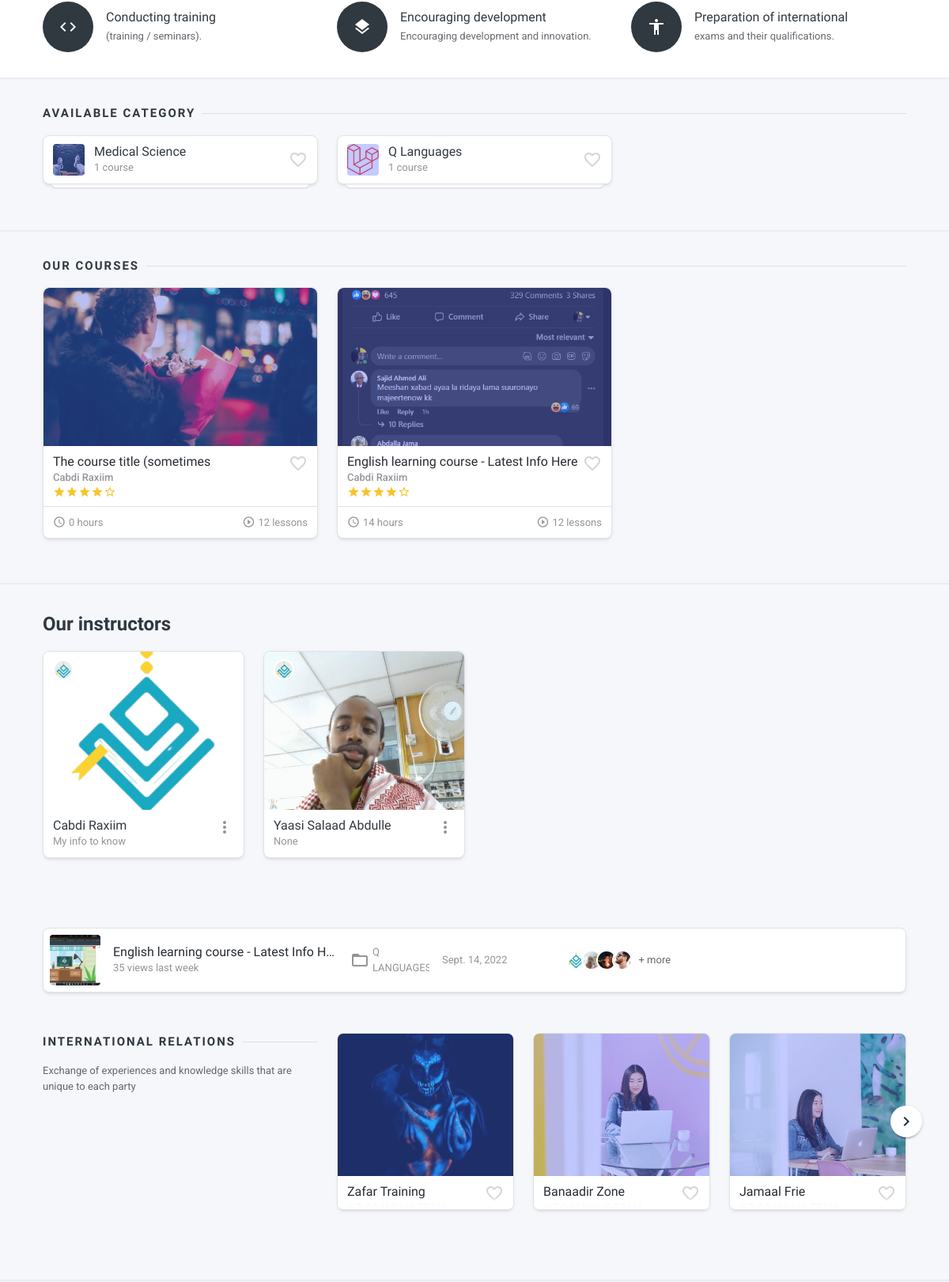
/ (middle part), run on an earlier commit of the app's database.
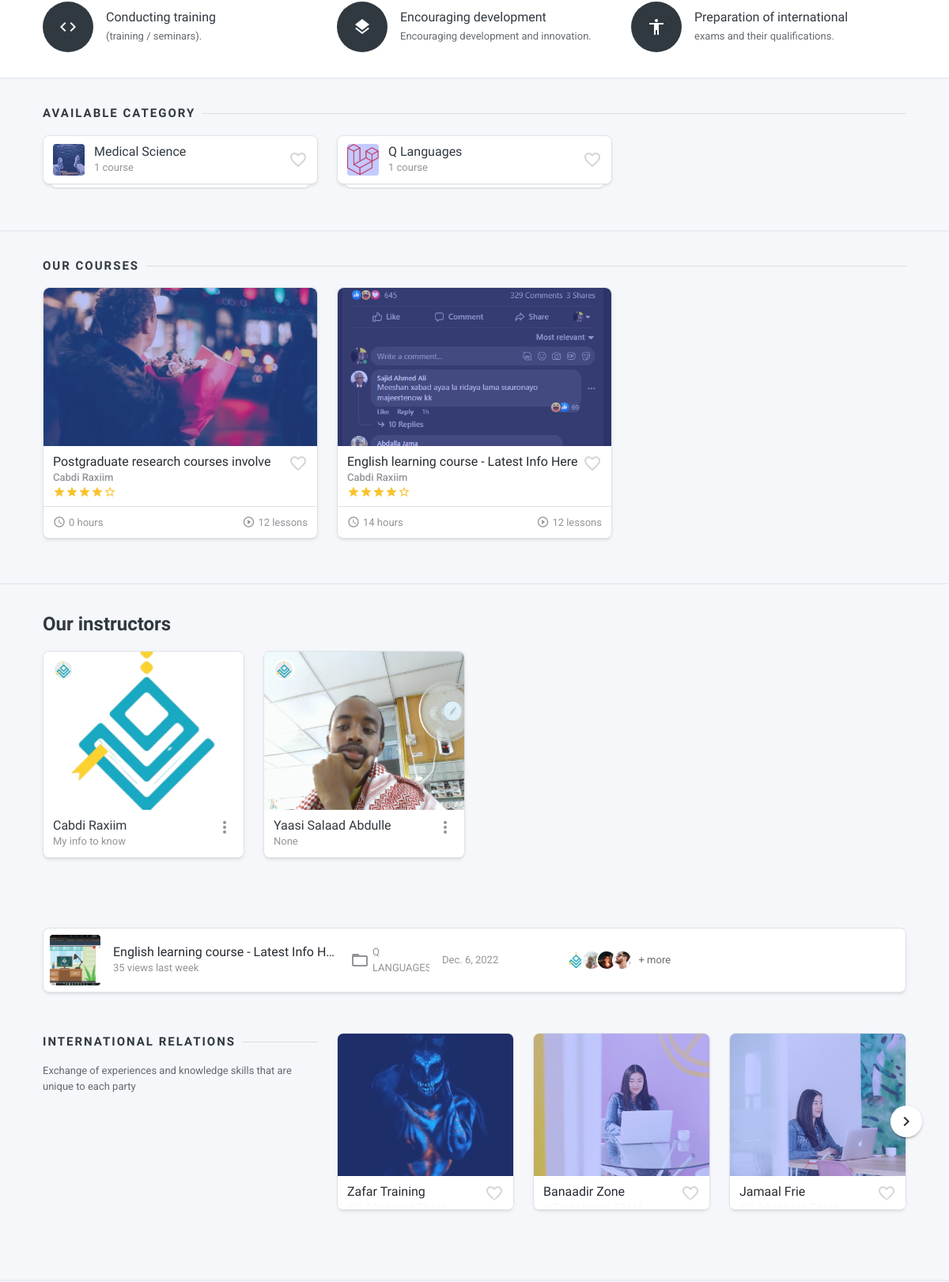
And on a later commit of the database.
### api/models.py (models this page shows, shortened)
class QaCourses(models.Model):
    title=models.CharField(max_length=255)
    slug=models.CharField(max_length=2555,default='')
    simDesc=models.TextField(null=True,blank=True)
    fullDesc=RichTextField()
    youLearn=RichTextField(null=True,blank=True)
    category=models.ForeignKey(CourseCategory,on_delete=models.CASCADE,null=True,blank=True)
    inrolledUsers=models.ManyToManyField(UserProfile,'inrolledU',null=True,blank=True)
    regularPrice=models.FloatField(default=0)
    showRegularPrice=models.BooleanField(default=True)
    saledPrice=models.FloatField(default=0)
    lessonCounts=models.IntegerField(default=0)
    itsFree=models.BooleanField(default=False)
    dateRegistred=models.DateField(auto_now=True)
    level=models.CharField(max_length=255,default='Standared')
    houres=models.CharField(max_length=255,default='0')
    status=models.BooleanField(default=True)
    prevVideo=models.CharField(max_length=255000)
    coverImage=models.ImageField(upload_to='images/courseImages/',blank=True,null=True)
    prevImage=models.ImageField(upload_to='images/courseImages/')
    instructor=models.ForeignKey(UserProfile,on_delete=models.CASCADE)
    searchKey=models.ManyToManyField(SearchKeys,blank=True,null=True)
    def courPrevIg(self):
        return mark_safe('<img src={} width="100px" >'.format(self.prevImage.url))
    courPrevIg.allow_tags=True

class UserProfile(models.Model):
    user=models.OneToOneField(User,on_delete=models.CASCADE)
    number=models.CharField(max_length=16, default=0)
    profileImage=models.ImageField(upload_to='images/usrProfile',null=True,blank=True)
    password=models.CharField(max_length=255)
    email=models.CharField(max_length=255,unique=True)
    userTitle=models.CharField(max_length=255,null=True,blank=True)
    fullName=models.CharField(max_length=255)
    aboutMe=models.TextField(null=True,blank=True)
    stayedSeconds=models.IntegerField(default=0)
    facebook_link=models.CharField(max_length=3000,null=True,blank=True)
    twitter_link=models.CharField(max_length=3000,null=True,blank=True)
    third_link=models.CharField(max_length=3000,null=True,blank=True)
    learnedSeconds=models.IntegerField(default=0)
    status=models.BooleanField(default=True)
    contactMe=models.TextField(null=True,blank=True)
    referralCode=models.CharField(default='qReff_9002',max_length=10)
    userType=models.ForeignKey(UserTypes,on_delete=models.CASCADE,default=1)
    teacherPoints=models.FloatField(default=1)
    user_activated=models.BooleanField(default=True)
    def theImage(self):
        if self.profileImage:
            return mark_safe('<img src={} width="100px" >'.format(self.profileImage.url))
        else:
            return mark_safe('<img src={} width="100px" >'.format('https://st3.depositphotos.com/3581215/18899/v/450/depositphotos_188994514-stock-illustration-vector-illustration-male-silhouette-profile.jpg'))
    theImage.allow_tags=True

class CourseCategory(models.Model):
    categoryName=models.CharField(max_length=255)
    categoryDesc=models.TextField(default='')
    categoryImage=models.ImageField(upload_to='images/category/',null=True,blank=True)
    courses=models.IntegerField(default=1)
    def theCategoryImage(self):
        return mark_safe('<img src={} width="100px" >'.format(self.categoryImage.url))
    theCategoryImage.allow_tags=True

### a_system/views.py (the view)
# urls.py: path('',views.indexWeb),
def indexWeb(request):
    qaCourses=QaCourses.objects.all()
    maxInrolled=QaCourses.objects.aggregate(Max('inrolledUsers'))
    maxInrolledCourse=''
    try:
        maxInrolledCourse=QaCourses.objects.filter(inrolledUsers=maxInrolled['inrolledUsers__max'])[0]
    except:
        maxInrolledCourse=''
    instructors=UserProfile.objects.filter(userType=2)
    upComingEvents=EventView.objects.filter(isPublic=True).filter(dateTimeStarting__gt =datetime.now())
    categorys=CourseCategory.objects.all()
    aboutQaamuusInfo = AboutQaamuusInfo.objects.all()[0]
    soonEvent=''
    try:
        soonEvent=upComingEvents[0]
    except:
        soonEvent=''
    activedFeedBacks=FeedBacks.objects.filter(isActive=True)
    ourInterFriends=OurInterFriends.objects.all()
    if request.user.is_authenticated:
        return render(request,'normal_pages/authHome.html',{'maxInrolledCourse':maxInrolledCourse,'aboutQaamuusInfo':aboutQaamuusInfo,'soonEvent':soonEvent,'upComingEvents':upComingEvents,'ourInterFriends':ourInterFriends,'qaCourses':qaCourses,'instructors':instructors,'categorys':categorys,'activedFeedBacks':activedFeedBacks})
    else:
        return render(request,'normal_pages/unAuthHome.html',{'maxInrolledCourse':maxInrolledCourse,'aboutQaamuusInfo':aboutQaamuusInfo,'soonEvent':soonEvent,'upComingEvents':upComingEvents,'ourInterFriends':ourInterFriends,'qaCourses':qaCourses,'instructors':instructors,'categorys':categorys,'activedFeedBacks':activedFeedBacks})

### a_system/views.py (called while the page is built, shortened)
def userProfileInfo(request):
    if(request.user.pk==None):
        return {
            'userInfo':{}
        }
    elif(request.user.pk==nullcontext):
        return {
                'userInfo':{}
            }

### templates/normal_pages/unAuthHome.html (shortened to what the changed rows need)
{% extends 'unAuthBase.html' %}
{% block content %}
<div class="mdk-header-layout__content page-content ">
    <div class="page-section border-bottom-2">
        <div class="container page__container">
            <div class="row card-group-row">
                {% for theCourse in qaCourses %}
                <div class="col-sm-6 col-xl-4 col-lg-4 col-md-6 card-group-row__col">
                    <div class="card card-sm card--elevated p-relative o-hidden overlay overlay--primary-dodger-blue js-overlay card-group-row__card"
                        data-toggle="popover" data-trigger="click">
                        <a href="/crs-dtl-wth/{{theCourse.pk}}/{{theCourse.title}}/" class="card-img-top js-image"
                            data-position="" data-height="200">
                            <span class="overlay__content">
                            </span>
                        </a>
                        <div class="card-body flex">
                            <div class="d-flex">
                                <div class="flex">
                                    <a class="card-title" href="student-course.html">{{theCourse.title}}</a>
                                    <small
                                        class="text-50 font-weight-bold mb-4pt">{{theCourse.instructor.fullName}}</small>
                                </div>
                                <a href="student-course.html" data-toggle="tooltip" data-title="Add Favorite"
                                    data-placement="top" data-boundary="window"
                                    class="ml-4pt material-icons text-20 card-course__icon-favorite">favorite_border</a>
                            </div>
                            <div class="d-flex">
                                <div class="rating flex">
                                    <span class="rating__item"><span class="material-icons">star</span></span>
                                    <span class="rating__item"><span class="material-icons">star</span></span>
                                    <span class="rating__item"><span class="material-icons">star</span></span>
                                    <span class="rating__item"><span class="material-icons">star</span></span>
                                    <span class="rating__item"><span class="material-icons">star_border</span></span>
                                </div>
                            </div>
                        </div>
                        <div class="card-footer">
                            <div class="row justify-content-between">
                                <div class="col-auto d-flex align-items-center">
                                    <span class="material-icons icon-16pt text-50 mr-4pt">access_time</span>
                                    <p class="flex text-50 lh-1 mb-0"><small>{{theCourse.houres}} hours</small></p>
                                </div>
                                <div class="col-auto d-flex align-items-center">
                                    <span class="material-icons icon-16pt text-50 mr-4pt">play_circle_outline</span>
                                    <p class="flex text-50 lh-1 mb-0"><small>12 lessons</small></p>
                                </div>
                            </div>
                        </div>
                    </div>
                </div>
                {% endfor %}
            </div>
        </div>
    </div>
    <div class="container page__container page-section">
        <h2  class="h2" style="font-size: x-large;">Our instructors</h2>
    </div>
    <div class="page-section border-bottom-2">
        <div class="container page__container">
            <div class="posts-cards">
                <div class="card posts-card mb-0">
                    <div class="posts-card__content d-flex align-items-center flex-wrap">
                        <div class="avatar avatar-lg mr-3">
                            <a href="/crs-dtl-wth/{{maxInrolledCourse.pk}}/{{maxInrolledCourse.title}}/"><img src="{{maxInrolledCourse.coverImage.url}}"
                                    alt="avatar" class="avatar-img rounded"></a>
                        </div>
                        <div class="posts-card__title flex d-flex flex-column">
                            <a href="/crs-dtl-wth/{{maxInrolledCourse.pk}}/{{maxInrolledCourse.title}}/" class="card-title mr-3">{{maxInrolledCourse.title}}</a>
                            <small class="text-50">35 views last week</small>
                        </div>
                        <div class="d-flex align-items-center flex-column flex-sm-row posts-card__meta">
                            <div class="mr-3 text-50 text-uppercase posts-card__tag d-flex align-items-center">
                                <i class="material-icons text-muted-light mr-1">folder_open</i> {{maxInrolledCourse.category.categoryName}}
                            </div>
                            <div class="mr-3 text-50 posts-card__date">
                                <small>{{maxInrolledCourse.dateRegistred}}</small>
                            </div>
                            <div class="media ml-sm-auto align-items-center">
                                <div class="media-left mr-2 avatar-group">
                                </div>
                                <div class="media-body">
                                </div>
                            </div>
                        </div>
                    </div>
                </div>
            </div>
            <br>
            <br>
        </div>
    </div>
</div>
{% endblock %}

What changed in the data, as far as the page shows it:
removed QaCourses: shows a picture, title "The course title (sometimes", instructor.fullName "Cabdi Raxiim", houres "0"
added QaCourses: shows a picture, title "Postgraduate research courses involve", instructor.fullName "Cabdi Raxiim", houres "0"
changed QaCourses "English learning course - Latest Info Here": dateRegistred "Sept. 14, 2022" → "Dec. 6, 2022"
